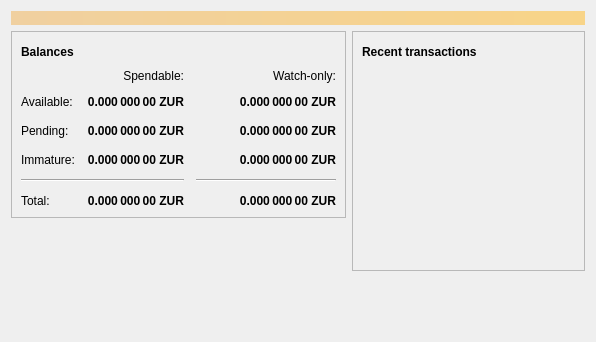
<?xml version="1.0" encoding="UTF-8"?>
<ui version="4.0">
 <class>OverviewPage</class>
 <widget class="QWidget" name="OverviewPage">
  <property name="geometry">
   <rect>
    <x>0</x>
    <y>0</y>
    <width>596</width>
    <height>342</height>
   </rect>
  </property>
  <property name="windowTitle">
   <string>Form</string>
  </property>
  <layout class="QVBoxLayout" name="topLayout">
   <item>
    <widget class="QLabel" name="labelAlerts">
     <property name="visible">
      <bool>false</bool>
     </property>
     <property name="styleSheet">
      <string notr="true">QLabel { background-color: qlineargradient(x1: 0, y1: 0, x2: 1, y2: 0, stop:0 #F0D0A0, stop:1 #F8D488); color:#000000; }</string>
     </property>
     <property name="wordWrap">
      <bool>true</bool>
     </property>
     <property name="margin">
      <number>3</number>
     </property>
     <property name="textInteractionFlags">
      <set>Qt::TextSelectableByMouse</set>
     </property>
    </widget>
   </item>
   <item>
    <layout class="QHBoxLayout" name="horizontalLayout" stretch="1,1">
     <item>
      <layout class="QVBoxLayout" name="verticalLayout_2">
       <item>
        <widget class="QFrame" name="frame">
         <property name="frameShape">
          <enum>QFrame::StyledPanel</enum>
         </property>
         <property name="frameShadow">
          <enum>QFrame::Raised</enum>
         </property>
         <layout class="QVBoxLayout" name="verticalLayout_4">
          <item>
           <layout class="QHBoxLayout" name="horizontalLayout_4">
            <item>
             <widget class="QLabel" name="label_5">
              <property name="font">
               <font>
                <weight>75</weight>
                <bold>true</bold>
               </font>
              </property>
              <property name="text">
               <string>Balances</string>
              </property>
             </widget>
            </item>
            <item>
             <widget class="QPushButton" name="labelWalletStatus">
              <property name="enabled">
               <bool>false</bool>
              </property>
              <property name="maximumSize">
               <size>
                <width>30</width>
                <height>16777215</height>
               </size>
              </property>
              <property name="toolTip">
               <string>The displayed information may be out of date. Your wallet automatically synchronizes with the Zurcoin network after a connection is established, but this process has not completed yet.</string>
              </property>
              <property name="text">
               <string/>
              </property>
              <property name="icon">
               <iconset resource="../bitcoin.qrc">
                <normaloff>:/icons/warning</normaloff>
                <disabledoff>:/icons/warning</disabledoff>:/icons/warning</iconset>
              </property>
              <property name="iconSize">
               <size>
                <width>24</width>
                <height>24</height>
               </size>
              </property>
              <property name="flat">
               <bool>true</bool>
              </property>
             </widget>
            </item>
            <item>
             <spacer name="horizontalSpacer_3">
              <property name="orientation">
               <enum>Qt::Horizontal</enum>
              </property>
              <property name="sizeHint" stdset="0">
               <size>
                <width>40</width>
                <height>20</height>
               </size>
              </property>
             </spacer>
            </item>
           </layout>
          </item>
          <item>
           <layout class="QGridLayout" name="gridLayout">
            <property name="spacing">
             <number>12</number>
            </property>
            <item row="2" column="2">
             <widget class="QLabel" name="labelWatchPending">
              <property name="font">
               <font>
                <weight>75</weight>
                <bold>true</bold>
               </font>
              </property>
              <property name="cursor">
               <cursorShape>IBeamCursor</cursorShape>
              </property>
              <property name="toolTip">
               <string>Unconfirmed transactions to watch-only addresses</string>
              </property>
              <property name="text">
               <string notr="true">0.000 000 00 ZUR</string>
              </property>
              <property name="alignment">
               <set>Qt::AlignRight|Qt::AlignTrailing|Qt::AlignVCenter</set>
              </property>
              <property name="textInteractionFlags">
               <set>Qt::LinksAccessibleByMouse|Qt::TextSelectableByKeyboard|Qt::TextSelectableByMouse</set>
              </property>
             </widget>
            </item>
            <item row="2" column="1">
             <widget class="QLabel" name="labelUnconfirmed">
              <property name="font">
               <font>
                <weight>75</weight>
                <bold>true</bold>
               </font>
              </property>
              <property name="cursor">
               <cursorShape>IBeamCursor</cursorShape>
              </property>
              <property name="toolTip">
               <string>Total of transactions that have yet to be confirmed, and do not yet count toward the spendable balance</string>
              </property>
              <property name="text">
               <string notr="true">0.000 000 00 ZUR</string>
              </property>
              <property name="alignment">
               <set>Qt::AlignRight|Qt::AlignTrailing|Qt::AlignVCenter</set>
              </property>
              <property name="textInteractionFlags">
               <set>Qt::LinksAccessibleByMouse|Qt::TextSelectableByKeyboard|Qt::TextSelectableByMouse</set>
              </property>
             </widget>
            </item>
            <item row="3" column="2">
             <widget class="QLabel" name="labelWatchImmature">
              <property name="font">
               <font>
                <weight>75</weight>
                <bold>true</bold>
               </font>
              </property>
              <property name="cursor">
               <cursorShape>IBeamCursor</cursorShape>
              </property>
              <property name="toolTip">
               <string>Mined balance in watch-only addresses that has not yet matured</string>
              </property>
              <property name="text">
               <string notr="true">0.000 000 00 ZUR</string>
              </property>
              <property name="alignment">
               <set>Qt::AlignRight|Qt::AlignTrailing|Qt::AlignVCenter</set>
              </property>
              <property name="textInteractionFlags">
               <set>Qt::LinksAccessibleByMouse|Qt::TextSelectableByKeyboard|Qt::TextSelectableByMouse</set>
              </property>
             </widget>
            </item>
            <item row="4" column="0" colspan="2">
             <widget class="Line" name="line">
              <property name="orientation">
               <enum>Qt::Horizontal</enum>
              </property>
             </widget>
            </item>
            <item row="4" column="2">
             <widget class="Line" name="lineWatchBalance">
              <property name="sizePolicy">
               <sizepolicy hsizetype="Preferred" vsizetype="Fixed">
                <horstretch>0</horstretch>
                <verstretch>0</verstretch>
               </sizepolicy>
              </property>
              <property name="minimumSize">
               <size>
                <width>140</width>
                <height>0</height>
               </size>
              </property>
              <property name="orientation">
               <enum>Qt::Horizontal</enum>
              </property>
             </widget>
            </item>
            <item row="5" column="0">
             <widget class="QLabel" name="labelTotalText">
              <property name="text">
               <string>Total:</string>
              </property>
             </widget>
            </item>
            <item row="3" column="1">
             <widget class="QLabel" name="labelImmature">
              <property name="font">
               <font>
                <weight>75</weight>
                <bold>true</bold>
               </font>
              </property>
              <property name="cursor">
               <cursorShape>IBeamCursor</cursorShape>
              </property>
              <property name="toolTip">
               <string>Mined balance that has not yet matured</string>
              </property>
              <property name="text">
               <string notr="true">0.000 000 00 ZUR</string>
              </property>
              <property name="alignment">
               <set>Qt::AlignRight|Qt::AlignTrailing|Qt::AlignVCenter</set>
              </property>
              <property name="textInteractionFlags">
               <set>Qt::LinksAccessibleByMouse|Qt::TextSelectableByKeyboard|Qt::TextSelectableByMouse</set>
              </property>
             </widget>
            </item>
            <item row="2" column="3">
             <spacer name="horizontalSpacer_2">
              <property name="orientation">
               <enum>Qt::Horizontal</enum>
              </property>
              <property name="sizeHint" stdset="0">
               <size>
                <width>40</width>
                <height>20</height>
               </size>
              </property>
             </spacer>
            </item>
            <item row="3" column="0">
             <widget class="QLabel" name="labelImmatureText">
              <property name="text">
               <string>Immature:</string>
              </property>
             </widget>
            </item>
            <item row="5" column="1">
             <widget class="QLabel" name="labelTotal">
              <property name="font">
               <font>
                <weight>75</weight>
                <bold>true</bold>
               </font>
              </property>
              <property name="cursor">
               <cursorShape>IBeamCursor</cursorShape>
              </property>
              <property name="toolTip">
               <string>Your current total balance</string>
              </property>
              <property name="text">
               <string notr="true">0.000 000 00 ZUR</string>
              </property>
              <property name="alignment">
               <set>Qt::AlignRight|Qt::AlignTrailing|Qt::AlignVCenter</set>
              </property>
              <property name="textInteractionFlags">
               <set>Qt::LinksAccessibleByMouse|Qt::TextSelectableByKeyboard|Qt::TextSelectableByMouse</set>
              </property>
             </widget>
            </item>
            <item row="5" column="2">
             <widget class="QLabel" name="labelWatchTotal">
              <property name="font">
               <font>
                <weight>75</weight>
                <bold>true</bold>
               </font>
              </property>
              <property name="cursor">
               <cursorShape>IBeamCursor</cursorShape>
              </property>
              <property name="toolTip">
               <string>Current total balance in watch-only addresses</string>
              </property>
              <property name="text">
               <string notr="true">0.000 000 00 ZUR</string>
              </property>
              <property name="alignment">
               <set>Qt::AlignRight|Qt::AlignTrailing|Qt::AlignVCenter</set>
              </property>
              <property name="textInteractionFlags">
               <set>Qt::LinksAccessibleByMouse|Qt::TextSelectableByKeyboard|Qt::TextSelectableByMouse</set>
              </property>
             </widget>
            </item>
            <item row="0" column="2">
             <widget class="QLabel" name="labelWatchonly">
              <property name="text">
               <string>Watch-only:</string>
              </property>
              <property name="alignment">
               <set>Qt::AlignRight|Qt::AlignTrailing|Qt::AlignVCenter</set>
              </property>
             </widget>
            </item>
            <item row="1" column="0">
             <widget class="QLabel" name="labelBalanceText">
              <property name="text">
               <string>Available:</string>
              </property>
             </widget>
            </item>
            <item row="1" column="1">
             <widget class="QLabel" name="labelBalance">
              <property name="font">
               <font>
                <weight>75</weight>
                <bold>true</bold>
               </font>
              </property>
              <property name="cursor">
               <cursorShape>IBeamCursor</cursorShape>
              </property>
              <property name="toolTip">
               <string>Your current spendable balance</string>
              </property>
              <property name="text">
               <string notr="true">0.000 000 00 ZUR</string>
              </property>
              <property name="alignment">
               <set>Qt::AlignRight|Qt::AlignTrailing|Qt::AlignVCenter</set>
              </property>
              <property name="textInteractionFlags">
               <set>Qt::LinksAccessibleByMouse|Qt::TextSelectableByKeyboard|Qt::TextSelectableByMouse</set>
              </property>
             </widget>
            </item>
            <item row="1" column="2">
             <widget class="QLabel" name="labelWatchAvailable">
              <property name="font">
               <font>
                <weight>75</weight>
                <bold>true</bold>
               </font>
              </property>
              <property name="cursor">
               <cursorShape>IBeamCursor</cursorShape>
              </property>
              <property name="toolTip">
               <string>Your current balance in watch-only addresses</string>
              </property>
              <property name="text">
               <string notr="true">0.000 000 00 ZUR</string>
              </property>
              <property name="alignment">
               <set>Qt::AlignRight|Qt::AlignTrailing|Qt::AlignVCenter</set>
              </property>
              <property name="textInteractionFlags">
               <set>Qt::LinksAccessibleByMouse|Qt::TextSelectableByKeyboard|Qt::TextSelectableByMouse</set>
              </property>
             </widget>
            </item>
            <item row="2" column="0">
             <widget class="QLabel" name="labelPendingText">
              <property name="text">
               <string>Pending:</string>
              </property>
             </widget>
            </item>
            <item row="0" column="1">
             <widget class="QLabel" name="labelSpendable">
              <property name="text">
               <string>Spendable:</string>
              </property>
              <property name="alignment">
               <set>Qt::AlignRight|Qt::AlignTrailing|Qt::AlignVCenter</set>
              </property>
             </widget>
            </item>
           </layout>
          </item>
         </layout>
        </widget>
       </item>
       <item>
        <spacer name="verticalSpacer">
         <property name="orientation">
          <enum>Qt::Vertical</enum>
         </property>
         <property name="sizeHint" stdset="0">
          <size>
           <width>20</width>
           <height>40</height>
          </size>
         </property>
        </spacer>
       </item>
      </layout>
     </item>
     <item>
      <layout class="QVBoxLayout" name="verticalLayout_3">
       <item>
        <widget class="QFrame" name="frame_2">
         <property name="frameShape">
          <enum>QFrame::StyledPanel</enum>
         </property>
         <property name="frameShadow">
          <enum>QFrame::Raised</enum>
         </property>
         <layout class="QVBoxLayout" name="verticalLayout">
          <item>
           <layout class="QHBoxLayout" name="horizontalLayout_2">
            <item>
             <widget class="QLabel" name="label_4">
              <property name="font">
               <font>
                <weight>75</weight>
                <bold>true</bold>
               </font>
              </property>
              <property name="text">
               <string>Recent transactions</string>
              </property>
             </widget>
            </item>
            <item>
             <widget class="QPushButton" name="labelTransactionsStatus">
              <property name="enabled">
               <bool>false</bool>
              </property>
              <property name="maximumSize">
               <size>
                <width>30</width>
                <height>16777215</height>
               </size>
              </property>
              <property name="toolTip">
               <string>The displayed information may be out of date. Your wallet automatically synchronizes with the Zurcoin network after a connection is established, but this process has not completed yet.</string>
              </property>
              <property name="text">
               <string/>
              </property>
              <property name="icon">
               <iconset resource="../bitcoin.qrc">
                <normaloff>:/icons/warning</normaloff>
                <disabledoff>:/icons/warning</disabledoff>:/icons/warning</iconset>
              </property>
              <property name="iconSize">
               <size>
                <width>24</width>
                <height>24</height>
               </size>
              </property>
              <property name="flat">
               <bool>true</bool>
              </property>
             </widget>
            </item>
            <item>
             <spacer name="horizontalSpacer">
              <property name="orientation">
               <enum>Qt::Horizontal</enum>
              </property>
              <property name="sizeHint" stdset="0">
               <size>
                <width>40</width>
                <height>20</height>
               </size>
              </property>
             </spacer>
            </item>
           </layout>
          </item>
          <item>
           <widget class="QListView" name="listTransactions">
            <property name="styleSheet">
             <string notr="true">QListView { background: transparent; }</string>
            </property>
            <property name="frameShape">
             <enum>QFrame::NoFrame</enum>
            </property>
            <property name="verticalScrollBarPolicy">
             <enum>Qt::ScrollBarAlwaysOff</enum>
            </property>
            <property name="horizontalScrollBarPolicy">
             <enum>Qt::ScrollBarAlwaysOff</enum>
            </property>
            <property name="selectionMode">
             <enum>QAbstractItemView::NoSelection</enum>
            </property>
           </widget>
          </item>
         </layout>
        </widget>
       </item>
       <item>
        <spacer name="verticalSpacer_2">
         <property name="orientation">
          <enum>Qt::Vertical</enum>
         </property>
         <property name="sizeHint" stdset="0">
          <size>
           <width>20</width>
           <height>40</height>
          </size>
         </property>
        </spacer>
       </item>
      </layout>
     </item>
    </layout>
   </item>
  </layout>
 </widget>
 <resources/>
 <connections/>
</ui>
